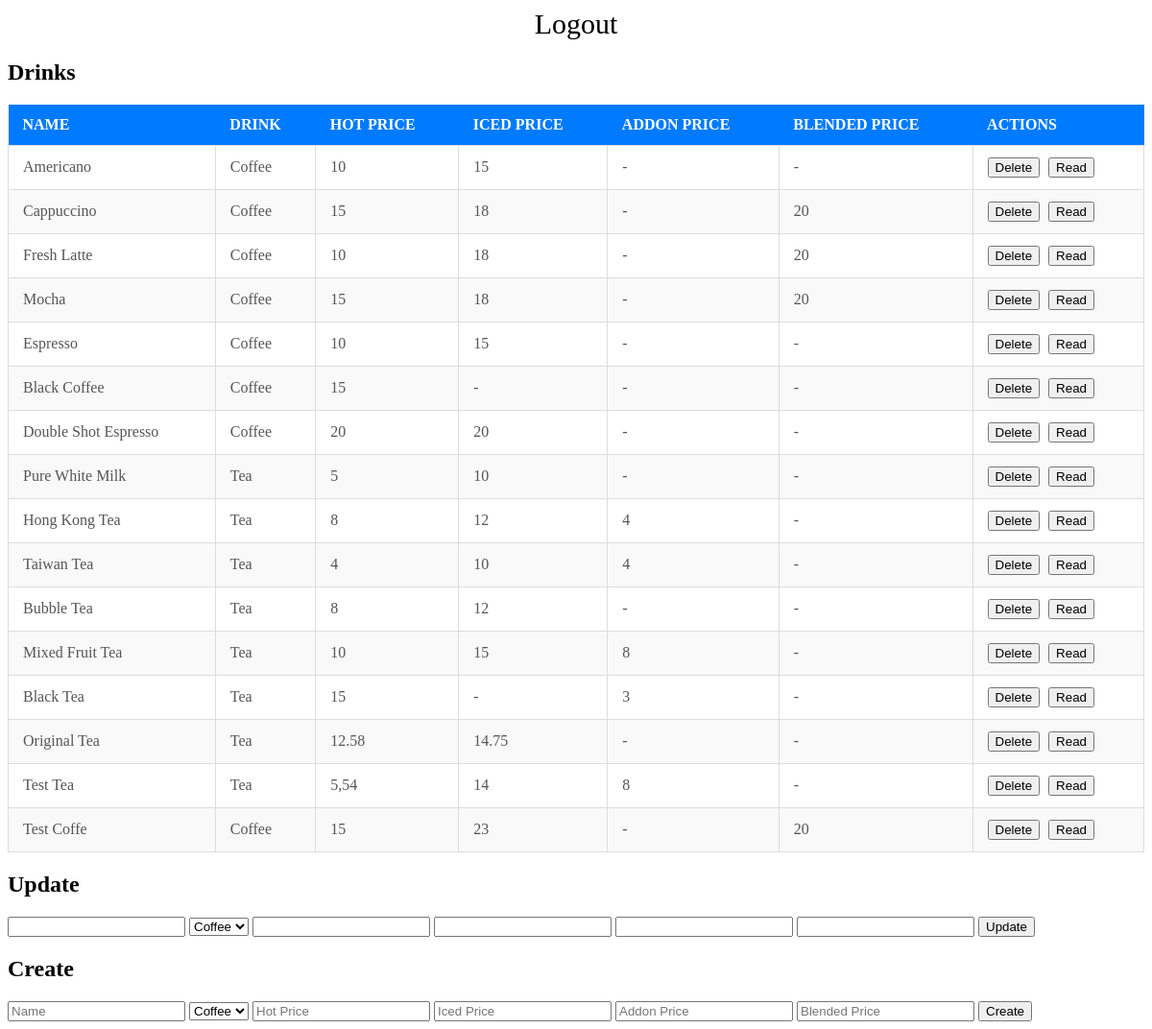
Page /CRUD.php on the committed database.
### tables this page shows
CREATE TABLE `menu_table` (
  `id` int(11) NOT NULL COMMENT 'Primárny kľúč (jedinečný identifikátor).',
  `name` varchar(30) NOT NULL COMMENT 'Názov nápoja (napríklad Americano, Cappuccino, Pure White Milk, atď.).',
  `drink_type` varchar(20) NOT NULL COMMENT 'Typ nápoja (buď "Coffee" alebo "Tea").',
  `hot_price` varchar(10) NOT NULL COMMENT 'Cena pre typ "Hot".',
  `iced_price` varchar(10) NOT NULL COMMENT 'Cena pre typ "Iced".',
  `addon_price` varchar(10) NOT NULL COMMENT 'Cena prídavného doplnku pre čajové nápoje (ak sa použije, inak "-").',
  `blended_price` varchar(10) NOT NULL COMMENT 'Cena pre typ "Blended" (pre kávu, ak je relevantné).'
);

### classes/Database.php (called while the page is built, shortened)
<?php
class Database
{
    private $connection;
    public function __construct($host = "localhost", $dbname = "cafe", $username = "root", $password = "", $port = 3306)
    {
        $this->host = $host;
        $this->dbname = $dbname;
        $this->username = $username;
        $this->password = $password;
        $this->port = $port;
        try {
            $this->connection = new \PDO(
                "mysql:host=$this->host;dbname=$this->dbname;port=$this->port;charset=utf8",
                $this->username,
                $this->password
            );
            $this->connection->setAttribute(\PDO::ATTR_ERRMODE, \PDO::ERRMODE_EXCEPTION);
        } catch (\PDOException $e) {
            error_log("Chyba pri pripojení k databáze: " . $e->getMessage());
            throw new \Exception("Chyba pri pripojení k databáze.");
        }
    }
    public function getAllDrinks()
    {
        try {
            $query = "SELECT * FROM `menu_table`";
            $statement = $this->connection->prepare($query);
            $statement->execute();
            return $statement->fetchAll(\PDO::FETCH_ASSOC);
        } catch (\PDOException $e) {
            error_log("Chyba pri získavaní údajov pre Coffee: " . $e->getMessage());
            return [];
        }
    }
}

### CRUD.php (the view, shortened to what this page needs)
<?php
include_once("classes/Database.php");
$db = new Database();
$menuItems = $db->getAllDrinks();
?>
<!DOCTYPE html>
<html lang="sk">
<head>
    <link href="fontawesome/css/all.min.css" rel="stylesheet" />
</head>
<body>
<nav class="tm-nav" style="display: flex; justify-content: center; align-items: center; gap: 40px;">
    <ul class="tm-nav-list" style="list-style: none; margin: 0; padding: 0; display: flex; gap: 20px;">
      <li class="tm-nav-item"><a href="logout.php" class="tm-nav-link" style="color: #000; text-decoration: none; font-size: 30px;">Logout</a></li>
    </ul>
</nav>
<h2>Drinks</h2>
<table>
    <thead>
        <tr>
            <th>Name</th>
            <th>Drink</th>
            <th>Hot Price</th>
            <th>Iced Price</th>
            <th>Addon Price</th>
            <th>Blended Price</th>
            <th>Actions</th>
        </tr>
    </thead>
    <tbody>
        <?php foreach ($menuItems as $item): ?>
            <tr onclick="populateForm(<?php echo htmlspecialchars(json_encode($item)); ?>)">
                <td><?php echo htmlspecialchars($item['name']); ?></td>
                <td><?php echo htmlspecialchars($item['drink_type']); ?></td>
                <td><?php echo htmlspecialchars($item['hot_price']); ?></td>
                <td><?php echo htmlspecialchars($item['iced_price']); ?></td>
                <td><?php echo htmlspecialchars($item['addon_price']); ?></td>
                <td><?php echo htmlspecialchars($item['blended_price']); ?></td>
                <td>
                    <form action="<?php echo htmlspecialchars($_SERVER['PHP_SELF']); ?>" method="POST" onsubmit="return confirm('Naozaj chcete vymazať tento nápoj?');" style="display: inline-block; margin-right: 5px;">
                        <button type="submit">Delete</button>
                    </form>
                    <form action="drink_details.php" method="GET" style="display: inline-block;">
                        <button type="submit">Read</button>
                    </form>
                </td>
            </tr>
        <?php endforeach; ?>
    </tbody>
</table>
<h2>Update</h2>
<form action="<?php echo htmlspecialchars($_SERVER['PHP_SELF']); ?>" method="POST">
    <input type="text" name="name" value="" required>
    <select name="drink_type">
        <option value="Coffee">Coffee</option>
    </select>
    <input type="text" name="hot_price" value="" required>
    <input type="text" name="iced_price" value="" required>
    <input type="text" name="addon_price" value="" required>
    <input type="text" name="blended_price" value="" required>
    <button type="submit">Update</button>
</form>
<h2>Create</h2>
<form action="<?php echo htmlspecialchars($_SERVER['PHP_SELF']); ?>" method="POST">
    <input type="text" name="name" placeholder="Name" required>
    <select name="drink_type">
        <option value="Coffee">Coffee</option>
    </select>
    <input type="text" name="hot_price" placeholder="Hot Price" required>
    <input type="text" name="iced_price" placeholder="Iced Price" required>
    <input type="text" name="addon_price" placeholder="Addon Price" required>
    <input type="text" name="blended_price" placeholder="Blended Price" required>
    <button type="submit">Create</button>
</form>
</body>
</html>

### parts/style_table.php (style rules this page uses)
table { width: 100%; border-collapse: collapse; margin: 20px 0; font-size: 16px; text-align: left; }
th, td { padding: 12px 15px; border: 1px solid #ddd; }
th { background-color: #007BFF; color: #fff; text-transform: uppercase; font-weight: bold; border: none; }
tr:nth-child(even) { background-color: #f9f9f9; }
tr:nth-child(odd) { background-color: #fff; }
td { color: #555; }

### rows in the picture
menu_table: name "Americano", drink_type "Coffee", hot_price "10", iced_price "15", addon_price "-", blended_price "-"
menu_table: name "Cappuccino", drink_type "Coffee", hot_price "15", iced_price "18", addon_price "-", blended_price "20"
menu_table: name "Fresh Latte", drink_type "Coffee", hot_price "10", iced_price "18", addon_price "-", blended_price "20"
menu_table: name "Mocha", drink_type "Coffee", hot_price "15", iced_price "18", addon_price "-", blended_price "20"
menu_table: name "Espresso", drink_type "Coffee", hot_price "10", iced_price "15", addon_price "-", blended_price "-"
menu_table: name "Black Coffee", drink_type "Coffee", hot_price "15", iced_price "-", addon_price "-", blended_price "-"
menu_table: name "Double Shot Espresso", drink_type "Coffee", hot_price "20", iced_price "20", addon_price "-", blended_price "-"
menu_table: name "Pure White Milk", drink_type "Tea", hot_price "5", iced_price "10", addon_price "-", blended_price "-"
menu_table: name "Hong Kong Tea", drink_type "Tea", hot_price "8", iced_price "12", addon_price "4", blended_price "-"
menu_table: name "Taiwan Tea", drink_type "Tea", hot_price "4", iced_price "10", addon_price "4", blended_price "-"
menu_table: name "Bubble Tea", drink_type "Tea", hot_price "8", iced_price "12", addon_price "-", blended_price "-"
menu_table: name "Mixed Fruit Tea", drink_type "Tea", hot_price "10", iced_price "15", addon_price "8", blended_price "-"
menu_table: name "Black Tea", drink_type "Tea", hot_price "15", iced_price "-", addon_price "3", blended_price "-"
menu_table: name "Original Tea", drink_type "Tea", hot_price "12.58", iced_price "14.75", addon_price "-", blended_price "-"
menu_table: name "Test Tea", drink_type "Tea", hot_price "5,54", iced_price "14", addon_price "8", blended_price "-"
menu_table: name "Test Coffe", drink_type "Coffee", hot_price "15", iced_price "23", addon_price "-", blended_price "20"
